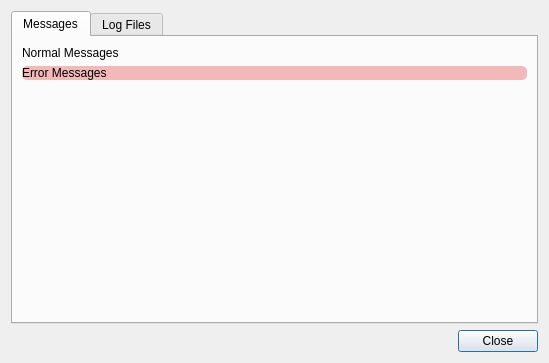
<?xml version="1.0" encoding="UTF-8"?>
<ui version="4.0">
 <class>LPMessages</class>
 <widget class="QDialog" name="LPMessages">
  <property name="geometry">
   <rect>
    <x>0</x>
    <y>0</y>
    <width>549</width>
    <height>363</height>
   </rect>
  </property>
  <property name="windowTitle">
   <string>Life Preserver Messages</string>
  </property>
  <property name="windowIcon">
   <iconset resource="lPreserve.qrc">
    <normaloff>:/images/tray-icon-error.png</normaloff>:/images/tray-icon-error.png</iconset>
  </property>
  <layout class="QVBoxLayout" name="verticalLayout">
   <item>
    <widget class="QTabWidget" name="tabWidget">
     <property name="currentIndex">
      <number>0</number>
     </property>
     <widget class="QWidget" name="tab_messages">
      <attribute name="icon">
       <iconset>
        <normaloff>:/images/view.png</normaloff>:/images/view.png</iconset>
      </attribute>
      <attribute name="title">
       <string>Messages</string>
      </attribute>
      <layout class="QVBoxLayout" name="verticalLayout_4">
       <item>
        <widget class="QLabel" name="label_messages">
         <property name="text">
          <string notr="true">Normal Messages</string>
         </property>
         <property name="wordWrap">
          <bool>true</bool>
         </property>
         <property name="textInteractionFlags">
          <set>Qt::LinksAccessibleByMouse|Qt::TextSelectableByMouse</set>
         </property>
        </widget>
       </item>
       <item>
        <widget class="QLabel" name="label_errors">
         <property name="styleSheet">
          <string notr="true">background-color: rgba(220,10,10,70); border-radius: 5px;</string>
         </property>
         <property name="text">
          <string notr="true">Error Messages</string>
         </property>
         <property name="wordWrap">
          <bool>true</bool>
         </property>
         <property name="textInteractionFlags">
          <set>Qt::LinksAccessibleByMouse|Qt::TextSelectableByMouse</set>
         </property>
        </widget>
       </item>
       <item>
        <spacer name="verticalSpacer">
         <property name="orientation">
          <enum>Qt::Vertical</enum>
         </property>
         <property name="sizeHint" stdset="0">
          <size>
           <width>20</width>
           <height>40</height>
          </size>
         </property>
        </spacer>
       </item>
      </layout>
     </widget>
     <widget class="QWidget" name="tab_files">
      <attribute name="icon">
       <iconset>
        <normaloff>:/images/copy.png</normaloff>:/images/copy.png</iconset>
      </attribute>
      <attribute name="title">
       <string>Log Files</string>
      </attribute>
      <layout class="QVBoxLayout" name="verticalLayout_2">
       <item>
        <widget class="QComboBox" name="combo_logs">
         <property name="frame">
          <bool>true</bool>
         </property>
        </widget>
       </item>
       <item>
        <widget class="QTextEdit" name="text_log">
         <property name="lineWrapMode">
          <enum>QTextEdit::NoWrap</enum>
         </property>
         <property name="readOnly">
          <bool>true</bool>
         </property>
        </widget>
       </item>
      </layout>
     </widget>
    </widget>
   </item>
   <item>
    <layout class="QHBoxLayout" name="horizontalLayout">
     <item>
      <spacer name="horizontalSpacer">
       <property name="orientation">
        <enum>Qt::Horizontal</enum>
       </property>
       <property name="sizeHint" stdset="0">
        <size>
         <width>40</width>
         <height>20</height>
        </size>
       </property>
      </spacer>
     </item>
     <item>
      <widget class="QPushButton" name="push_close">
       <property name="text">
        <string>Close</string>
       </property>
       <property name="icon">
        <iconset resource="lPreserve.qrc">
         <normaloff>:/images/application-exit.png</normaloff>:/images/application-exit.png</iconset>
       </property>
      </widget>
     </item>
    </layout>
   </item>
  </layout>
 </widget>
 <resources>
  <include location="lPreserve.qrc"/>
 </resources>
 <connections/>
</ui>
